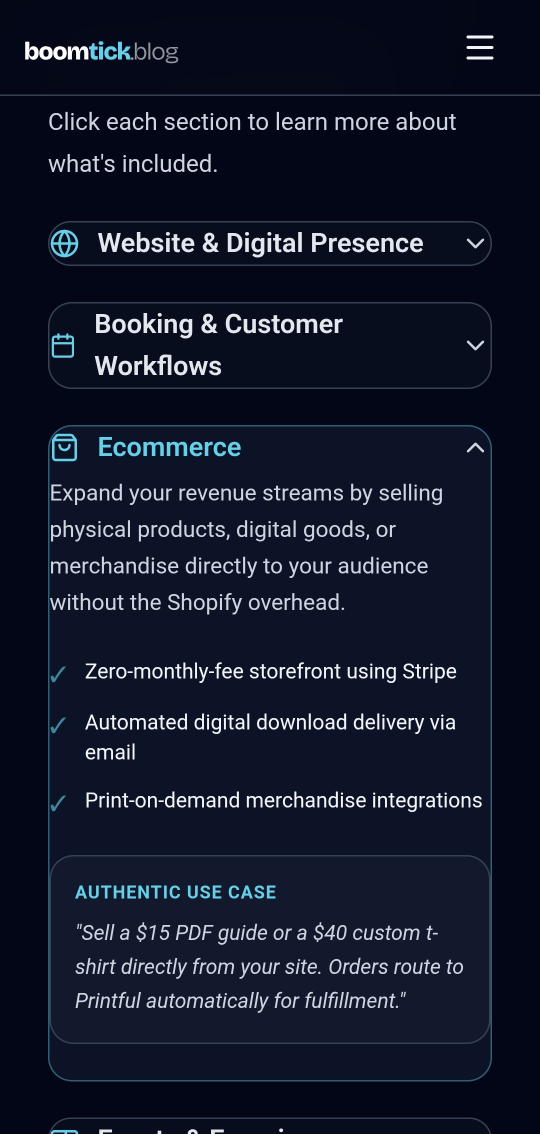
#> input picture Screenshot_20260921_194205_Chrome.jpg, 1080 x 2267 px, given as the content of the folder boomtick_image_agent_input_pack/01_REAL_REFERENCES_READY, which was not available (shown at 1/2 size)
$ python generate_real_artwork.py
#> lines starting #> are read from the running program, lines starting #| are printed output that depends on the picture; after the words box and inside, x2 and y2 are one past the last pixel; in counts of white or black regions, pixels touching at a corner belong together; pictures that were not available may be replaced by others from this repository, and a replacement may not be noted
import cv2
import numpy as np
from PIL import Image, ImageOps, ImageEnhance, ImageChops, ImageDraw
import os
import json

REF_DIR = "boomtick_image_agent_input_pack/01_REAL_REFERENCES_READY"
OUT_DIR = "boomtick_image_agent_input_pack/04_OUTPUT_TARGET/public/assets/gear"

os.makedirs(OUT_DIR, exist_ok=True)
manifest_data = []

def generate_sketch(img_path, out_path):
    img = cv2.imread(img_path)
#> img is the input picture: shape (2267, 1080, 3); mean B, G, R 42.4, 25, 18.9
    if img is None:
        raise Exception(f"Could not load image at {img_path}")

    h, w = img.shape[:2]
#> h = 2267; w = 1080
    scale = 240.0 / h
#> scale = 0.106
    new_w, new_h = int(w * scale), int(h * scale)
#> new_w = 114; new_h = 240

    if new_w > 600:
        scale = 600.0 / w
        new_w, new_h = int(w * scale), int(h * scale)

    img_resized = cv2.resize(img, (new_w, new_h))

    gray = cv2.cvtColor(img_resized, cv2.COLOR_BGR2GRAY)
    gray_inv = cv2.bitwise_not(gray)
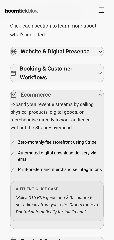
#> gray_inv: shape (240, 114); min 0, max 249, mean 231.2
    blurred = cv2.GaussianBlur(gray_inv, (21, 21), 0)
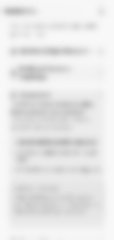
#> blurred: shape (240, 114); min 191, max 248, mean 231.2
    sketch = cv2.divide(gray, 255 - blurred, scale=256)
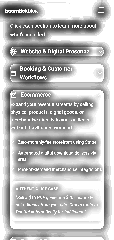
#> sketch: shape (240, 114); min 34, max 255, mean 184

    sketch_pil = Image.fromarray(sketch).convert("RGB")
    enhancer = ImageEnhance.Contrast(sketch_pil)
    sketch_pil = enhancer.enhance(1.5)
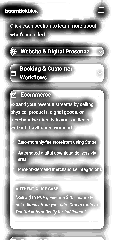
#> sketch_pil: PIL image 114x240 RGB; min 0, max 255, mean 173.7

    color_pil = Image.fromarray(cv2.cvtColor(img_resized, cv2.COLOR_BGR2RGB))
    colored_sketch = ImageChops.multiply(sketch_pil, color_pil)

    brightener = ImageEnhance.Brightness(colored_sketch)
    colored_sketch = brightener.enhance(1.2)
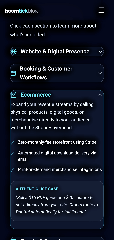
#> colored_sketch: PIL image 114x240 RGB; mean R, G, B 17, 22.1, 35.9

    paper_np = np.ones((300, 800, 3), dtype=np.uint8) * 240
    noise = np.random.normal(0, 5, (300, 800, 3)).astype(np.int8)
    paper_np = np.clip(paper_np.astype(np.int16) + noise, 0, 255).astype(np.uint8)
    paper = Image.fromarray(paper_np)

    offset = ((800 - new_w) // 2, (300 - new_h) // 2)
#> offset = (343, 30)

    _, thresh = cv2.threshold(gray, 240, 255, cv2.THRESH_BINARY_INV)
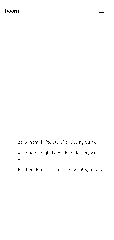
#> thresh: shape (240, 114); 99.4% white; black in thin lines or dots, all inside (x1, y1, x2, y2) = (5, 9, 104, 172)
    kernel = np.ones((5,5), np.uint8)
    mask = cv2.dilate(thresh, kernel, iterations=1)
#> mask: shape (240, 114); every value is 255
    mask = cv2.GaussianBlur(mask, (5,5), 0)
    mask_pil = Image.fromarray(mask).convert("L")

    shadow_img = Image.new('RGBA', (800, 300), (0,0,0,0))
#> shadow_img: PIL image 800x300 RGBA; every value is 0
    d = ImageDraw.Draw(shadow_img)

    # Only draw shadow if there's actually an object (mask has content)
    if np.sum(mask) > 0:
        shadow_x = offset[0] + 20
#> shadow_x = 363
        shadow_y = offset[1] + new_h - 10
#> shadow_y = 260
        shadow_w = new_w - 40
#> shadow_w = 74
        shadow_h = 20

        for i in range(shadow_y, shadow_y + shadow_h, 3):
            start_x = shadow_x + np.random.randint(-10, 10)
            end_x = shadow_x + shadow_w + np.random.randint(-10, 10)
            d.line([(start_x, i), (end_x, i)], fill=(150, 150, 160, 100), width=1)

    paper.paste(shadow_img, (0,0), shadow_img)
    paper.paste(colored_sketch, offset, mask_pil)
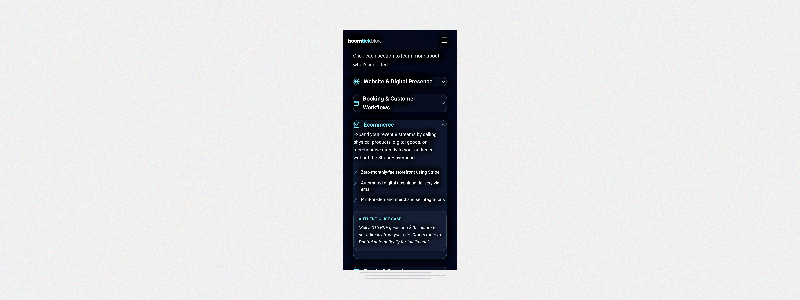
#> paper: PIL image 800x300 RGB; mean R, G, B 214.6, 215.1, 216.7
    paper.save(out_path)

items_to_process = []
for filename in os.listdir(REF_DIR):
    if filename.endswith(".jpg"):
        items_to_process.append(filename.replace(".jpg", ""))

for item_id in items_to_process:
    ref_path = os.path.join(REF_DIR, f"{item_id}.jpg")
    out_path = os.path.join(OUT_DIR, f"{item_id}.jpg")

    print(f"Generating artwork for {item_id}...")
    try:
        generate_sketch(ref_path, out_path)
        manifest_data.append({
            "item_id": item_id,
            "reference_image": f"references/{item_id}.jpg",
            "final_output": f"public/assets/gear/{item_id}.jpg",
            "status": "complete",
            "qa_notes": "Algorithmic sketch styling applied (OpenCV contouring, shadow hatching)."
        })
    except Exception as e:
        print(f"Failed to generate for {item_id}: {e}")

with open("boomtick_image_agent_input_pack/image-agent-completion-manifest.json", "w") as f:
    json.dump(manifest_data, f, indent=2)

print("Batch generation complete.")
